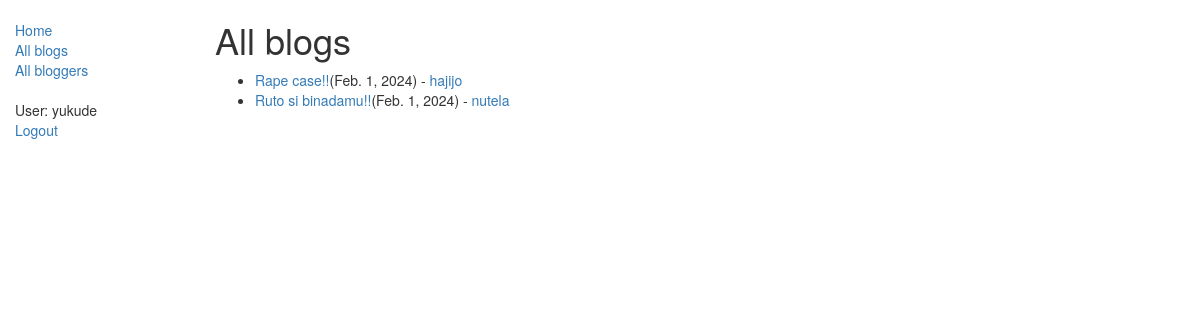
The page /blogs/ (signed in) on the database its author committed.
### blog/models.py (models this page shows, shortened)
class BlogPost(models.Model):
    name = models.CharField(max_length=200)
    author = models.ForeignKey(BlogAuthor, on_delete=models.SET_NULL, null=True)
    description = models.TextField(max_length=2000, help_text="Enter your blog text here.")
    post_date = models.DateField(default=date.today)
    class Meta:
        ordering = ["-post_date"]
    def get_absolute_url(self):
        return reverse('blog-detail', args=[str(self.id)])

class BlogAuthor(models.Model):
    user = models.OneToOneField(User, on_delete=models.SET_NULL, null=True)
    bio = models.TextField(max_length=400, help_text="Enter your bio details here.")
    class Meta:
        ordering = ["user","bio"]
    def __str__(self):
        return self.user.username

### blog/views.py (the view)
# urls.py: path('blogs/', views.BlogListView.as_view(), name='blogs'),
class BlogListView(generic.ListView):
    model = BlogPost
    paginate_by = 5

### blog/templates/blog/blogpost_list.html
{% extends "base_generic.html" %}
{% block content %}
    <h1>All blogs</h1>
    {% if blogpost_list %}
        <ul>
            {% for blog in blogpost_list %}
                <li><a href="{{ blog.get_absolute_url }}">{{ blog.name }}</a>({{ blog.post_date}}) - <a href="{% url 'blogs-by-author' blog.author.pk %}">{{ blog.author }}</a></li>
            {% endfor %}
        </ul>
    {% else %}
        <p>There are no blogs.</p>
    {% endif %}
{% endblock %}

### blog/templates/base_generic.html (shortened to what this page needs)
<!DOCTYPE html>
<html lang="en">
<head>
    <link rel="stylesheet" href="https://maxcdn.bootstrapcdn.com/bootstrap/3.3.7/css/bootstrap.min.css">
    {% load static%}
    <link rel="stylesheet" href="{% static 'css/styles.css' %}">
</head>
<body>
    <div class="container-fluid">
        <div class="row">
            <div class="col-sm-2">
                {% block sidebar %}
                    <ul class="sidebar-nav">
                        <li><a href="{% url 'index' %}">Home</a></li>
                        <li><a href="{% url 'blogs' %}">All blogs</a></li>
                        <li><a href="{% url 'bloggers' %}">All bloggers</a></li>
                    </ul>
                    <ul class="sidebar-nav">
                        {% if user.is_authenticated %}
                            <li>User: {{ user.get_username }}</li>
                            <li><a href="{% url 'logout' %}?next={{request.path}}">Logout</a></li>
                        {% else %}
                            <li><a href="{% url 'login' %}?next={{request.path}}"></a></li>
                        {% endif %}
                    </ul>
                {% endblock %}
            </div>
            <div class="col-sm-10">
                {% block content %}{% endblock %}
            </div>
        </div>
    </div>
</body>
</html>

### blog/static/css/styles.css (style rules this page uses)
.sidebar-nav { margin-top: 20px; padding: 0; list-style: none; }

### rows shown on the page
BlogPost: name "Rape case!!", post_date "Feb. 1, 2024", author "hajijo"
BlogPost: name "Ruto si binadamu!!", post_date "Feb. 1, 2024", author "nutela"

### other values the page prints
{{ user.get_username }} "yukude"
